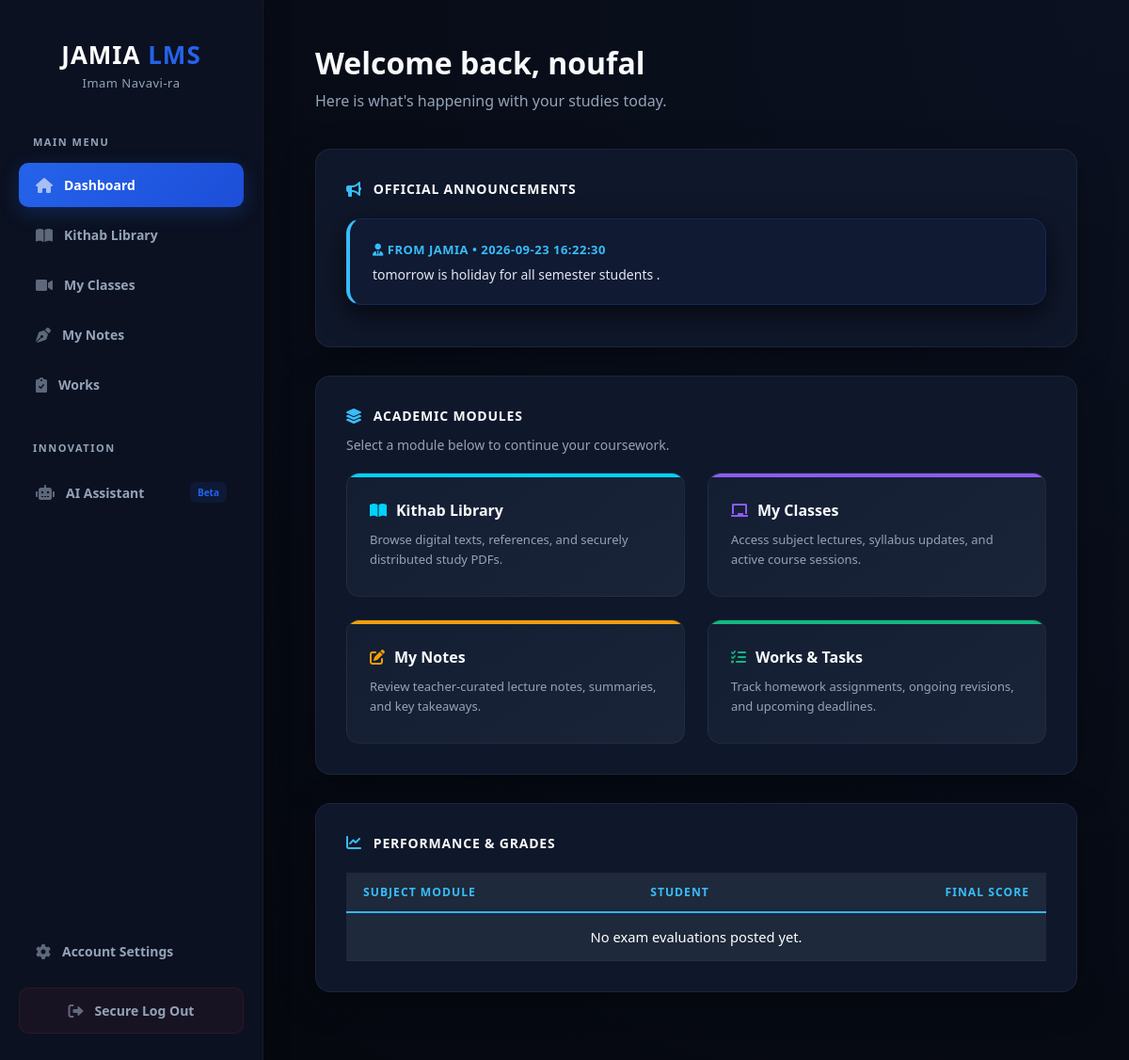
Page /student (signed in) on the committed database.
### tables this page shows
CREATE TABLE users (id INTEGER PRIMARY KEY AUTOINCREMENT, username TEXT UNIQUE NOT NULL, password TEXT NOT NULL, role TEXT NOT NULL, semester_id INTEGER DEFAULT 0);

CREATE TABLE announcements (id INTEGER PRIMARY KEY AUTOINCREMENT, author TEXT DEFAULT 'Faculty', message TEXT NOT NULL, created_at TIMESTAMP DEFAULT CURRENT_TIMESTAMP, semester_id INTEGER DEFAULT 0);

### app.py (the view)
@app.route('/student')
def student_dashboard():
    if 'username' not in session: return redirect(url_for('login'))
    conn = get_db()
    student_sem = get_student_sem(conn, session['user_id'])
    announcements = conn.execute('SELECT * FROM announcements ORDER BY id DESC').fetchall()
    works = conn.execute('SELECT w.title, s.status, s.grade FROM works w LEFT JOIN submissions s ON w.id = s.work_id AND s.student_username = ? WHERE w.semester_id = ? OR w.semester_id = 0 ORDER BY w.id DESC LIMIT 5', (session['username'], student_sem)).fetchall()
    conn.close()
    return render_template('student_dashboard.html', announcements=announcements, works=works)

### app.py (called while the page is built)
def get_db():
    conn = sqlite3.connect(DB_PATH)
    conn.row_factory = sqlite3.Row
    return conn

def get_student_sem(conn, user_id):
    user = conn.execute('SELECT semester_id FROM users WHERE id = ?', (user_id,)).fetchone()
    return int(user['semester_id']) if user and user['semester_id'] else 0

### templates/student_dashboard.html (shortened to what this page needs)
<!DOCTYPE html>
<html lang="en">
<head>
    <link rel="stylesheet" href="https://cdnjs.cloudflare.com/ajax/libs/font-awesome/6.0.0/css/all.min.css">
    <link rel="stylesheet" href="{{ url_for('static', filename='style.css') }}?v=14.0">
</head>
<body class="dark-mode">
    <div class="side-nav-menu">
        <div style="text-align: center; margin-bottom: 45px; padding-top: 15px;">
            <h2 style="margin: 0; font-size: 26px; font-weight: 800; letter-spacing: 1px;">JAMIA <span style="color: #2563eb;">LMS</span></h2>
            <small style="font-size: 13px; letter-spacing: 0.5px;">Imam Navavi-ra</small>
        </div>
        <div style="font-size: 11px; font-weight: 800; margin-bottom: 15px; padding-left: 15px; letter-spacing: 1.5px; text-transform: uppercase; color: #94a3b8;">Main Menu</div>
        <a href="{{ url_for('student_dashboard') }}" class="nav-link active"><i class="fas fa-home"></i> Dashboard</a>
        <a href="{{ url_for('student_library') }}" class="nav-link"><i class="fas fa-book-open"></i> Kithab Library</a>
        <a href="{{ url_for('student_classes') }}" class="nav-link"><i class="fas fa-video"></i> My Classes</a>
        <a href="{{ url_for('student_notes') }}" class="nav-link"><i class="fas fa-pen-nib"></i> My Notes</a>
        <a href="{{ url_for('student_works') }}" class="nav-link"><i class="fas fa-clipboard-check"></i> Works</a>
        <div style="font-size: 11px; font-weight: 800; margin: 30px 0 15px 0; padding-left: 15px; letter-spacing: 1.5px; text-transform: uppercase; color: #94a3b8;">Innovation</div>
        <a href="#" class="nav-link"><i class="fas fa-robot"></i> AI Assistant <span style="background: rgba(37, 99, 235, 0.1); color: #2563eb; font-size: 10px; padding: 4px 8px; border-radius: 6px; margin-left: auto;">Beta</span></a>
        <div style="margin-top: auto;">
            <a href="#" class="nav-link"><i class="fas fa-cog"></i> Account Settings</a>
            <a href="{{ url_for('logout') }}" class="nav-link logout-btn"><i class="fas fa-sign-out-alt"></i> Secure Log Out</a>
        </div>
    </div>
    <main class="main-content">
        <div class="top-header">
            <div>
                <h1 style="margin: 0; font-size: 32px; font-weight: 800;">Welcome back, {{ session.username | default('Noufal') }}</h1>
                <p style="margin: 8px 0 0 0; font-size: 16px;">Here is what's happening with your studies today.</p>
            </div>
        </div>
        <div class="dash-wrapper">
            <div class="section-header"><i class="fas fa-bullhorn"></i> Official Announcements</div>
            {% if announcements %}
                {% for ann in announcements %}
                <div class="notice-box">
                    <strong style="text-transform: uppercase;"><i class="fas fa-user-tie"></i> From {{ ann[1] }} &bull; {{ ann[3] }}</strong>
                    <p>{{ ann[2] }}</p>
                </div>
                {% endfor %}
            {% else %}
                <div class="notice-box">
                    <strong style="text-transform: uppercase;"><i class="fas fa-info-circle"></i> System Notice</strong>
                    <p>Welcome to Jamia Imam Navavi-ra LMS. No new faculty broadcasts at this time.</p>
                </div>
            {% endif %}
        </div>
        <div class="dash-wrapper">
            <div class="section-header"><i class="fas fa-layer-group"></i> Academic Modules</div>
            <p style="font-size: 14px; margin-top: -10px; color: #64748b;">Select a module below to continue your coursework.</p>
            <div class="modules-grid">
                <a href="{{ url_for('student_library') }}" class="mod-item mod-library">
                    <h4><i class="fas fa-book-open" style="color: #00d2ff;"></i> Kithab Library</h4>
                    <p>Browse digital texts, references, and securely distributed study PDFs.</p>
                </a>
                <a href="{{ url_for('student_classes') }}" class="mod-item mod-classes">
                    <h4><i class="fas fa-chalkboard" style="color: #8b5cf6;"></i> My Classes</h4>
                    <p>Access subject lectures, syllabus updates, and active course sessions.</p>
                </a>
                <a href="{{ url_for('student_notes') }}" class="mod-item mod-notes">
                    <h4><i class="fas fa-edit" style="color: #f59e0b;"></i> My Notes</h4>
                    <p>Review teacher-curated lecture notes, summaries, and key takeaways.</p>
                </a>
                <a href="{{ url_for('student_works') }}" class="mod-item mod-works">
                    <h4><i class="fas fa-tasks" style="color: #10b981;"></i> Works & Tasks</h4>
                    <p>Track homework assignments, ongoing revisions, and upcoming deadlines.</p>
                </a>
            </div>
        </div>
        <div class="dash-wrapper">
            <div class="section-header"><i class="fas fa-chart-line"></i> Performance & Grades</div>
            <div style="overflow-x: auto; margin-top: 10px;">
                <table>
                    <thead>
                        <tr>
                            <th>Subject Module</th>
                            <th>Student</th>
                            <th style="text-align: right;">Final Score</th>
                        </tr>
                    </thead>
                    <tbody>
                        {% if grades %}
                            {% for g in grades %}
                            <tr>
                                <td><strong>{{ g[2] }}</strong></td>
                                <td><span>{{ g[1] }}</span></td>
                                <td style="text-align: right;">
                                    <strong style="font-size: 16px;">{{ g[3] }}%</strong>
                                    <span class="status-badge">Recorded</span>
                                </td>
                            </tr>
                            {% endfor %}
                        {% else %}
                            <tr>
                                <td colspan="3" style="text-align: center; color: #94a3b8; padding: 20px;">No exam evaluations posted yet.</td>
                            </tr>
                        {% endif %}
                    </tbody>
                </table>
            </div>
        </div>
    </main>
</body>
</html>

### static/style.css (style rules this page uses)
* { box-sizing: border-box; transition: background-color 0.2s ease, border-color 0.2s ease, color 0.2s ease, transform 0.15s ease, box-shadow 0.2s ease; }
body { margin: 0; font-family: 'Segoe UI', -apple-system, BlinkMacSystemFont, Roboto, sans-serif; background: #fdfbf5 !important; color: #0f172a !important; min-height: 100vh; }
html.dark-mode, body.dark-mode, body.dark-mode main, body.dark-mode .main-content, body.dark-mode .dashboard-container { background: #0b0f17 !important; background-color: #0b0f17 !important; }
body.dark-mode .card, body.dark-mode [class*="card"], body.dark-mode [class*="desk"], body.dark-mode [class*="panel"], body.dark-mode [class*="box"], body.dark-mode [class*="container"], body.dark-mode .auth-card { background: #0f172a !important; background-color: #0f172a !important; border: 1.5px solid #C4B59D !important; border-radius: 16px !important; box-shadow: 0 10px 30px rgba(0, 0, 0, 0.65) !important; }
body.dark-mode table, body.dark-mode thead, body.dark-mode tbody { background: transparent !important; background-color: transparent !important; }
body.dark-mode tbody tr, body.dark-mode tr[style*="background"], body.dark-mode tr[style*="white"], body.dark-mode tr[style*="#fff"], body.dark-mode div[style*="background: white"]:not(.card), body.dark-mode div[style*="background-color: white"]:not(.card), body.dark-mode div[style*="background: #fff"]:not(.card), body.dark-mode div[style*="background:#fff"]:not(.card), body.dark-mode div[style*="background: #ffffff"]:not(.card), body.dark-mode div[style*="background:#ffffff"]:not(.card), body.dark-mode div[style*="rgb(255"]:not(.card) { background: #1e293b !important; background-color: #1e293b !important; border: 1px solid #334155 !important; border-radius: 10px !important; box-shadow: 0 4px 12px rgba(0, 0, 0, 0.3) !important; }
body.dark-mode td, body.dark-mode td[style*="background"] { background: transparent !important; background-color: transparent !important; padding: 14px 18px !important; border: none !important; }
body.dark-mode tbody tr *, body.dark-mode tr[style*="background"] *, body.dark-mode td, body.dark-mode td *, body.dark-mode .message-text, body.dark-mode .announcement-text { color: #ffffff !important; text-shadow: none !important; font-size: 0.92rem !important; line-height: 1.5 !important; }
body.dark-mode table thead th, body.dark-mode table tr:first-child th, body.dark-mode th { background: #1e293b !important; background-color: #1e293b !important; border: none !important; border-bottom: 2px solid #38bdf8 !important; padding: 12px 18px !important; font-size: 0.76rem !important; font-weight: 700 !important; letter-spacing: 1px !important; text-transform: uppercase !important; color: #38bdf8 !important; }
body.dark-mode h1, body.dark-mode h2, body.dark-mode h3, body.dark-mode strong, body.dark-mode [style*="font-size: 2"], body.dark-mode [style*="font-size: 1.8"] { color: #ffffff !important; }

### rows in the picture
users: username "noufal"
announcements: author "JAMIA", created_at "2026-09-23 16:22:30", message "tomorrow is holiday for all semester students ."
